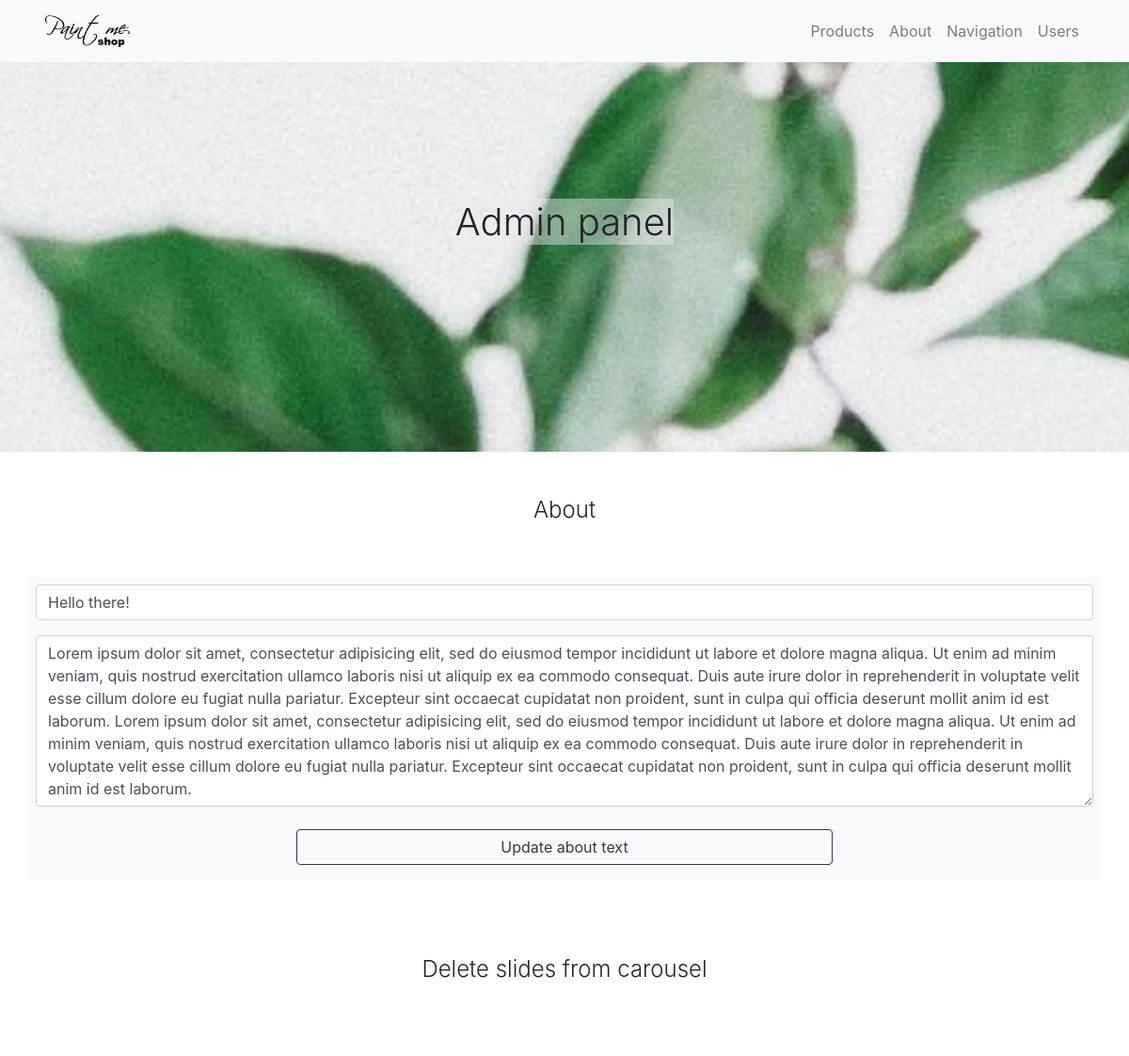
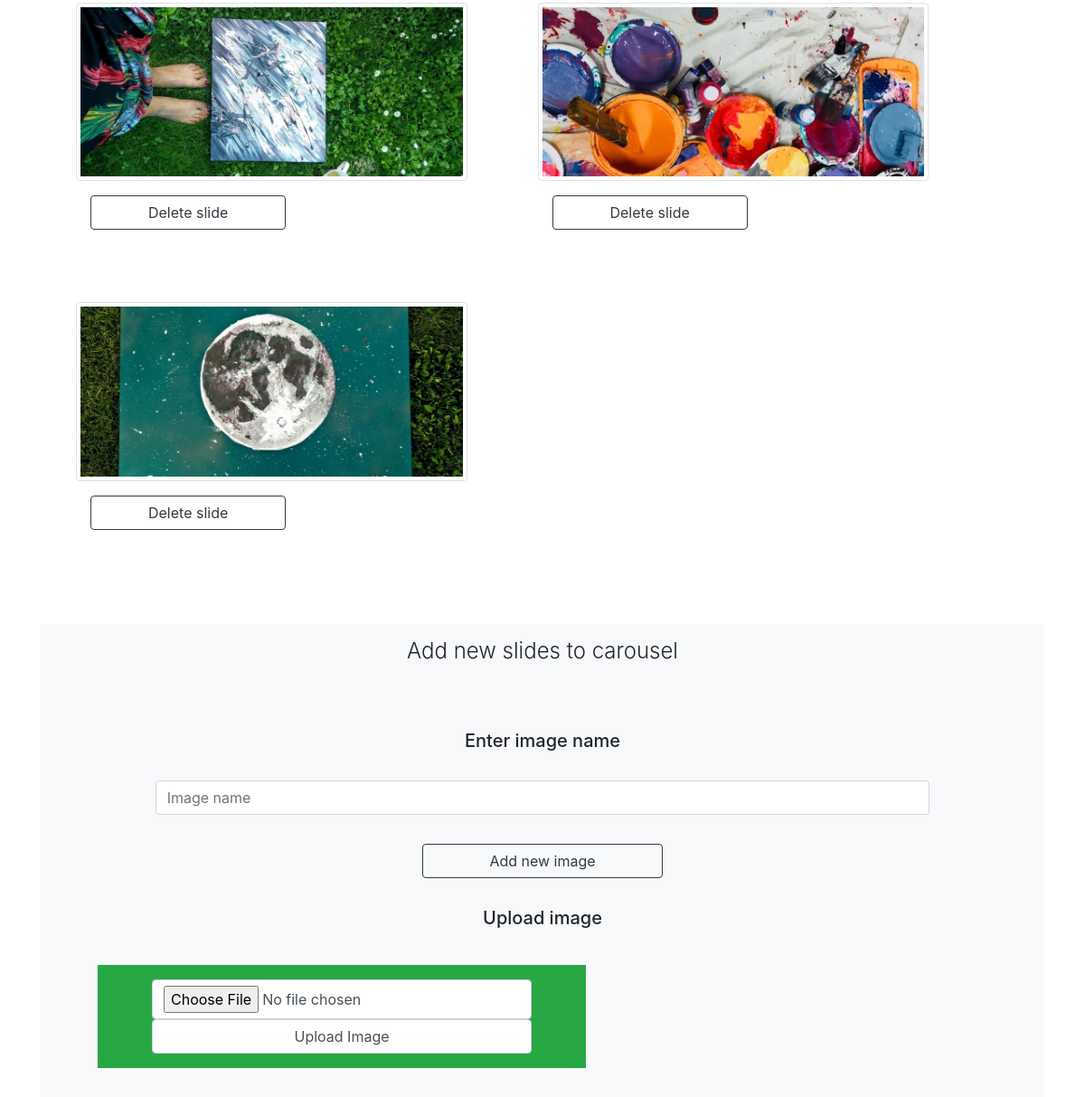
The app's page /admin/admin_panel_about.php with its own data (2 pictures, top to bottom).
### tables this page shows
CREATE TABLE `about` (
  `id` int(6) NOT NULL,
  `atext` varchar(2000) DEFAULT NULL,
  `title` varchar(100) DEFAULT NULL
);

CREATE TABLE `carousel` (
  `id` int(6) NOT NULL,
  `imgname` varchar(50) DEFAULT NULL
);

### db_functions.php (called while the page is built, shortened)
<?php
    $loginDB = mysqli_connect(MYSQL_HOST, MYSQL_USER, MYSQL_PASSWORD, DB_NAME);
    function getLoginDB() {
        global $loginDB;
        return $loginDB;
    }
        function getAbout() {
            $query = "SELECT * FROM about
                      WHERE id = 1; ";
            $result = mysqli_query(getLoginDB(), $query);
            $resultArray = mysqli_fetch_assoc($result);
            return $resultArray;
        }
          function getCarouselImages($itemLimit = 50) {
              $query = "SELECT * FROM carousel LIMIT $itemLimit ";
              $result = mysqli_query(getLoginDB(),  $query);
              return $result;
          }
 ?>

### admin/admin_panel_about.php (the view, shortened to what this page needs)
<html>
    <head>
        <link rel="stylesheet" href="../libs/bootstrap/css/bootstrap.css">
        <link rel="stylesheet" href="..\css/main.css">
    </head>
    <body>
      <?php
      require_once('..\db_functions.php');
       ?>
       <nav class="navbar navbar-expand-lg navbar-light bg-light shadow fixed-top">
         <div class="container">
           <a class="navbar-brand" href="admin_panel.php"><img class="logo img-responsive" src="..\img/logo-paint-me.png" /></a>
           <div class="collapse navbar-collapse" id="navbarResponsive">
             <ul class="navbar-nav ml-auto">
               <li class="nav-item">
                 <a class="nav-link" href="admin_panel_products.php">Products</a>
               </li>
               <li class="nav-item">
                 <a class="nav-link" href="admin_panel_about.php">About</a>
               </li>
               <li class="nav-item">
                 <a class="nav-link" href="admin_panel_navigation.php">Navigation</a>
               </li>
               <li class="nav-item">
                 <a class="nav-link" href="admin_panel_users.php">Users</a>
               </li>
           </ul>
         </div>
       </div>
     </nav>
       <header class="header-page">
         <div class="container h-100">
           <div class="row h-100 align-items-center">
             <div class="col-12 text-center">
               <h1 class="font-weight-light p-5"><span class="header-page-name ">Admin panel</span></h1>
             </div>
           </div>
         </div>
       </header>
      <main class="container mt-5">
        <section class="container-fluid mt-5" id="products">
          <div class="row justify-content-center text-center m-5">
            <div class="col-12"><h4 class="font-weight-light">About</h4></div>
          </div>
          <div class="row">
                <div class="row">
                    <div class="col-12 form-group">
                      <form class="form-group row justify-content-center bg-light" action="forms/action_form_updateabout.php" method="post">
                        <input type="text" class="form-control m-2" name="title" value="<?php
                          echo getAbout()['title'];
                          ?>" required />
                        <textarea rows="7" cols="100" class="form-control m-2" type="text" name="text" required><?php
                          echo getAbout()['atext'];
                          ?></textarea>
                        <button type="submit" class="btn btn-outline-dark w-50 m-3">Update about text</button>
                      </form>
                    </div>
                    <div class="col-12">
                    </div>
                </div>
          </div>
        </section>
        <section class="container-fluid mt-5">
          <div class="row justify-content-center text-center m-5">
            <div class="col-12"><h4 class="font-weight-light">Delete slides from carousel</h4></div>
          </div>
          <div class="row" >
            <?php
            $allImages = getCarouselImages(  );
            $item = mysqli_fetch_assoc($allImages);
            while (  $item == true ) {
              echo "<div class='col-5 m-4'><img class='item-img img-responsive img-thumbnail' src='../img/" . $item['imgname'] . "'>";
              echo "<form method='post' action='forms/action_form_deletecarousel.php'><input type='hidden' name='id' value='" . $item['id'] . "' /><button type='submit'  class='btn btn-outline-dark w-50 m-3'>Delete slide</button></form></div>";
              $item = mysqli_fetch_assoc($allImages);
            }
            ?>
          </div>
        </section>
        <section class="container-fluid mt-5 bg-light">
          <div class="row justify-content-center text-center m-5">
            <div class="col-12"><h4 class="font-weight-light mt-3">Add new slides to carousel</h4></div>
          </div>
          <div class="row" >
            <div class="col-12 form-group text-center ">
              <h5 class="m-3">Enter image name</h5>
                    <form class="form-group row justify-content-center m-2" action="forms/action_form_createcarousel.php" method="post">
                      <div class="col-sm-10 m-3">
                        <input class="form-control" type="text" name="imgname" placeholder="Image name" required/>
                      </div>
                    <button type="submit"  class="btn btn-outline-dark w-25 m-3">Add new image</button>
                  </form>
                    <h5 class="m-3">Upload image</h5><br />
                  <form class="ml-5 w-50 bg-success row justify-content-center" action="forms/upload.php" method="post" enctype="multipart/form-data">
                      <div class="col-sm-10 m-3">
                      <input class="form-control" type="file" name="fileToUpload" id="fileToUpload">
                      <input class="form-control" type="submit" class="btn btn-outline-dark w-50 m-3" value="Upload Image" name="submit">
                    </div>
                  </form>
            </div>
          </div>
        </section>
      </main>
    </body>
</html>

### css/main.css (style rules this page uses)
.header-page { height: 60vh; background-image: url('../img/header-img-5.jpg'); background-size: cover; background-position: cente; background-repeat: no-repeat; background-attachment: fixed; }
.item-img { max-width: 100%; max-height: 100%; width: 100%; height: auto; display: block; }
.logo { max-height: 40px ; width: auto; }
.header-page-name { background-color: #ececec75; }

### records on screen
about: title "Hello there!", text "Lorem ipsum dolor sit amet, consectetur adipisicing elit, sed do eiusmod tempor incididunt ut labore et dolore magna aliqua. Ut enim ad minim veniam, quis nostrud exercitation ullamco laboris nisi ut aliquip ex ea commodo consequat. Duis aute irure dolor in reprehenderit in voluptate velit esse cillum dolore eu fugiat nulla pariatur. Excepteur sint occaecat cupidatat non proident, sunt in culpa qui officia deserunt mollit anim id est laborum. Lorem ipsum dolor sit amet, consectetur adipisicing elit, sed do eiusmod tempor incididunt ut labore et dolore magna aliqua. Ut enim ad minim veniam, quis nostrud exercitation ullamco laboris nisi ut aliquip ex ea commodo consequat. Duis aute irure…"
carousel: imgname (picture)
carousel: imgname (picture)
carousel: imgname (picture)
